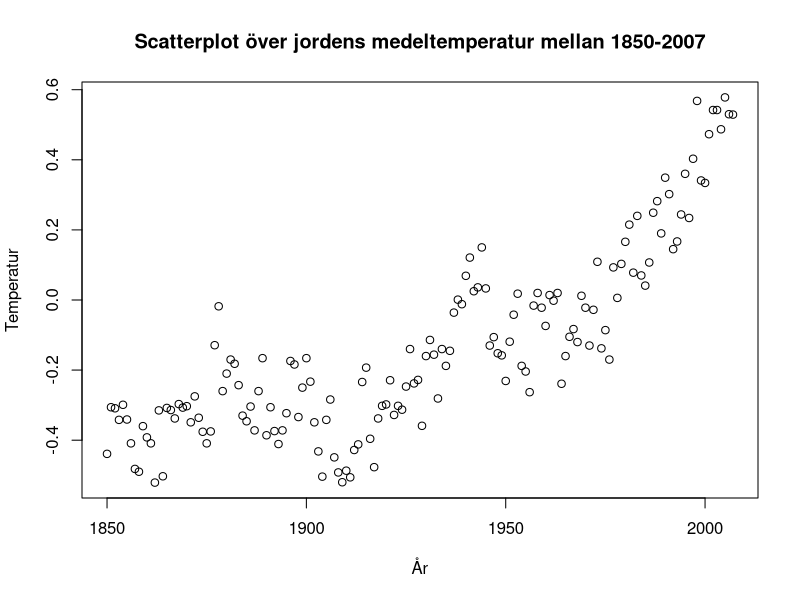
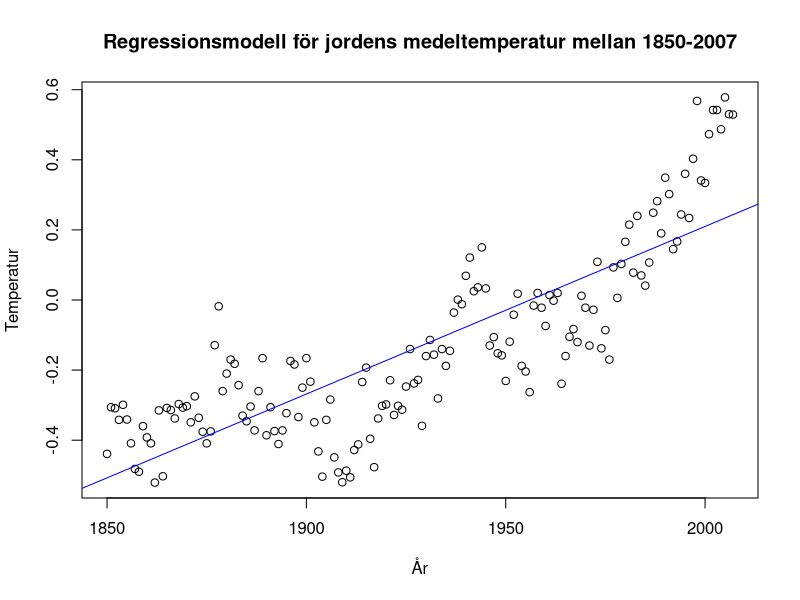
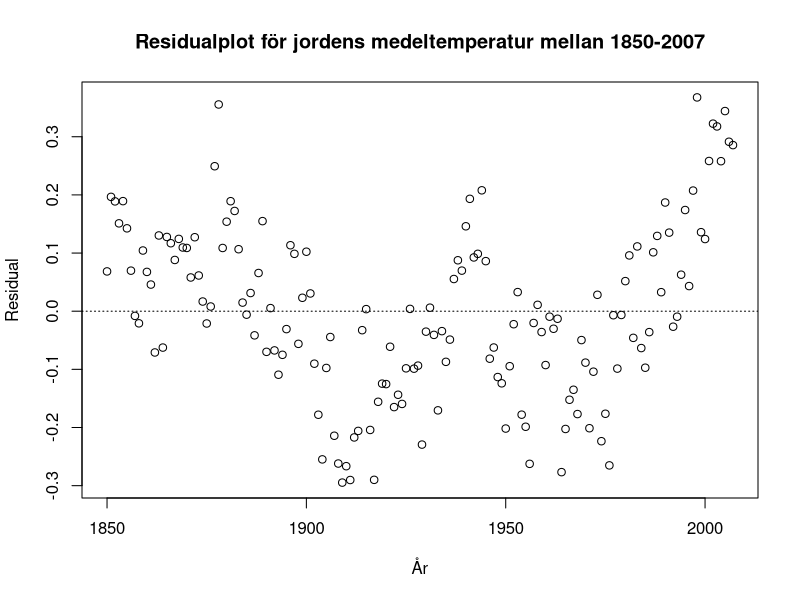
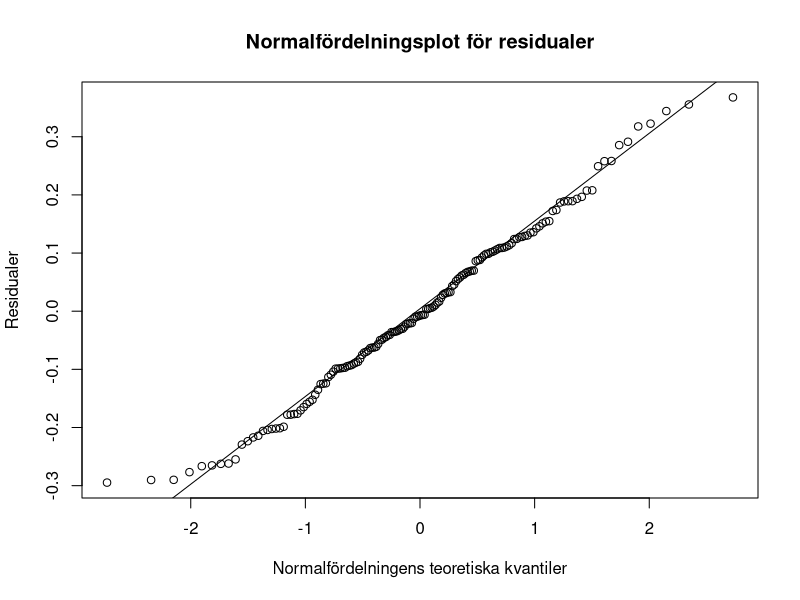
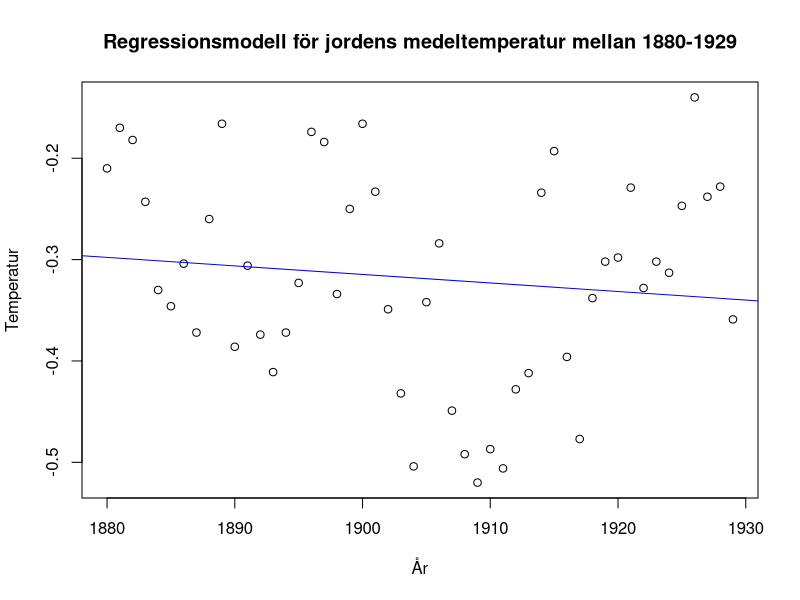
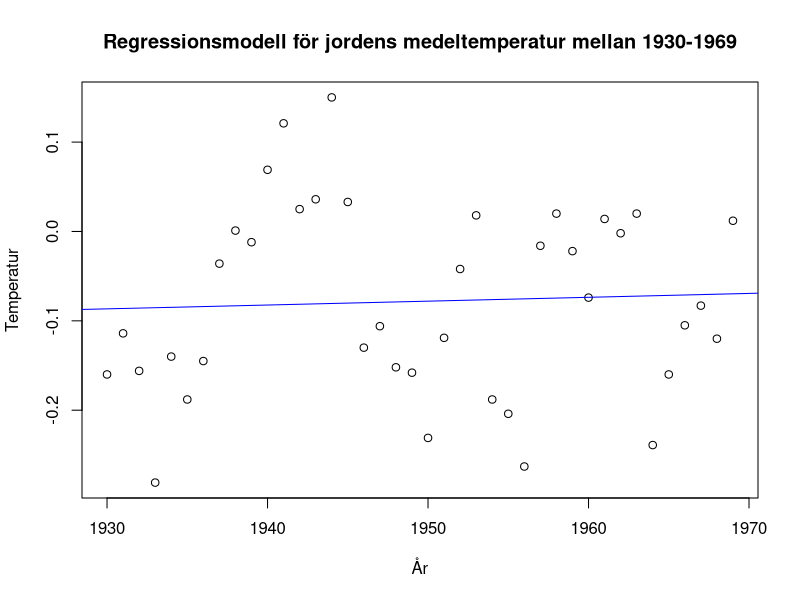
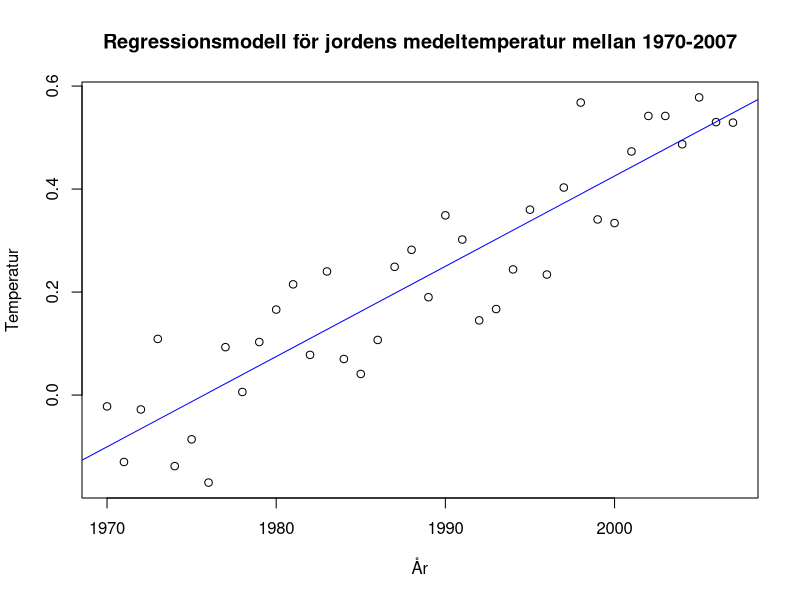
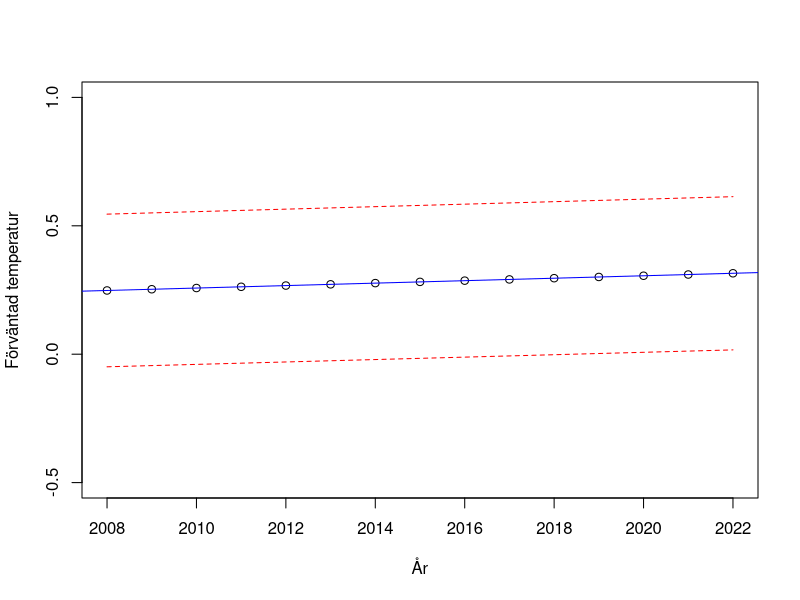

These charts were generated, in order, by the following R code:
## ---- chunk 1
df <- read.csv("temperatur.csv", header = TRUE)
plot(df$år, df$temperatur, xlab = "År", ylab = "Temperatur",main = 'Scatterplot över jordens medeltemperatur mellan 1850-2007')
## ---- chunk 2
df <- read.csv("temperatur.csv", header = TRUE)
modell <- lm(temperatur ~ år, data = df)
summary(modell)
plot(df$år, df$temperatur, xlab = "År", ylab = "Temperatur",main = 'Regressionsmodell för jordens medeltemperatur mellan 1850-2007')
abline(modell, col = "blue")
## ---- chunk 3
residual <- modell$residuals
plot(df$år, residual, xlab ="År", ylab="Residual", main = 'Residualplot för jordens medeltemperatur mellan 1850-2007')
abline(a = 0, b = 0, lty = "dotted")
qqnorm(residual,main = 'Normalfördelningsplot för residualer',xlab = 'Normalfördelningens teoretiska kvantiler', ylab = 'Residualer')
qqline(residual)
## ---- chunk 4
df1 <- subset(df, år >= 1880 & år <=1929)
#plot(df1$år, df1$temperatur, xlab = "År", ylab = "Temperatur")
modell1 <- lm(temperatur ~ år, data = df1)
summary(modell1)
plot(df1$år, df1$temperatur, xlab = "År", ylab = "Temperatur",main = 'Regressionsmodell för jordens medeltemperatur mellan 1880-1929')
abline(modell1, col = "blue")
## ---- chunk 5
df2 <- subset(df, år >= 1930 & år <=1969)
modell2 <- lm(temperatur ~  år, data = df2)
summary(modell2)
plot(df2$år, df2$temperatur, xlab = "År", ylab = "Temperatur",main = 'Regressionsmodell för jordens medeltemperatur mellan 1930-1969')
abline(modell2, col = "blue")
## ---- chunk 6
df3 <- subset(df, år >= 1970 & år <=2007)
modell3 <- lm(temperatur ~ år, data = df3)
summary(modell3)
plot(df3$år, df3$temperatur, xlab = "År", ylab = "Temperatur",main = 'Regressionsmodell för jordens medeltemperatur mellan 1970-2007')
abline(modell3, col = "blue")
## ---- chunk 7
p_value <- summary(modell3)$coefficients[2, 4]
print(p_value)
if (p_value < 0.05) {
  print("Nollhypotesen förkastas. Det finns en positiv trend.")
} else {
  print("Nollhypotesen kan inte förkastas. Ingen signifikant trend observeras.")
}
## ---- chunk 8
df_test <- read.csv("temperatur_test.csv", header = TRUE)
pred <- predict(modell, newdata = df_test, interval = "predict")
y_pred <- pred[,1]
interval_lower <- pred[,2]
interval_upper <- pred[,3]
plot(df_test$år,y_pred,xlab = 'År',ylab = 'Förväntad temperatur',ylim = c(-0.5,1))
lines(df_test$år,interval_lower, col = 'red',lty = 'dashed')
lines(df_test$år,interval_upper,col = 'red', lty = 'dashed')
abline(modell, col = 'blue')
## ---- chunk 9
pred_all <- predict(modell, newdata= df_test, interval = 'predict')
pred_3 <- predict(modell3, newdata= df_test, interval = 'predict')
## ---- chunk 10
mse <- function(y_actual, y_pred){
diff <- y_actual - y_pred
sqr_diff <- diff^2
mse <- mean(sqr_diff)
return(mse)
}
## ---- chunk 11
y_actual<- df_test$temperatur
## ---- chunk 12
mse_all <- mse(y_actual, pred_all)  # predict with all period
rmse_all <- sqrt(mse_all)
print(paste("Root Mean Squared Error:", round (rmse_all,3)))
## ---- chunk 13
mse_3 <- mse(y_actual, pred_3)  # predict with 1970-2007
rmse_3 <- sqrt(mse_3)
print(paste("Root Mean Squared Error:", round (rmse_3,3)))
## ---- chunk 14
pred_all_19702007 <- predict(modell, newdata = df3, interval = "predict")
pred_3_19702007 <- predict(modell3, newdata = df3, interval = "predict")
## ---- chunk 15
y_actual_3 <- df3$temperatur
mse_all_19702007 <- mse(y_actual_3, pred_all_19702007)  # predict with all period
rmse_all_19702007 <- sqrt(mse_all_19702007)
print(paste("Root Mean Squared Error:", round (rmse_all_19702007,3)))
## ---- chunk 16
mse_3_19702007 <- mse(y_actual_3, pred_3_19702007)
rmse_3_19702007 <- sqrt(mse_3_19702007)
print(paste("Root Mean Squared Error:", round (rmse_3_19702007,3)))
## ---- chunk 17
rmse_table <- data.frame(
  Tidsintervall = c("2008–2022", "2008-2022", 
            "1970-2007", "1970–2007"),
  Modell = c("all", "3rd period", 
            "all", "3rd period"),
  RMSE = round(c(rmse_all, rmse_3, 
           rmse_all_19702007, rmse_3_19702007),4))
knitr::kable(rmse_table, caption = "Summary of RMSE Values for Models")
## ---- chunk 18
y_pred_3 <- pred_3[, 1]
interval_lower <- pred_3[, 2]
interval_upper <- pred_3[, 3]
## ---- chunk 19
plot(df_test$år, y_pred_3, xlab = "År", ylab = "Förväntad temperatur", ylim = c(0,10))
points(df_test$år, df_test$temperatur, pch = 16, col = "black")
lines(df_test$år,interval_lower, col = "red", lty = "dashed")
lines(df_test$år, interval_upper, col = "red", lty = "dashed")
abline(modell3, col = "blue")
